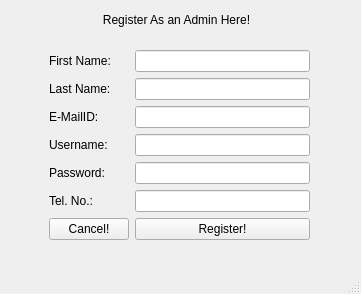
<?xml version="1.0" encoding="UTF-8"?>
<ui version="4.0">
 <class>RegisterWindow</class>
 <widget class="QMainWindow" name="RegisterWindow">
  <property name="geometry">
   <rect>
    <x>0</x>
    <y>0</y>
    <width>361</width>
    <height>294</height>
   </rect>
  </property>
  <property name="windowTitle">
   <string>Register As Admin!</string>
  </property>
  <widget class="QWidget" name="centralwidget">
   <widget class="QWidget" name="formLayoutWidget">
    <property name="geometry">
     <rect>
      <x>49</x>
      <y>50</y>
      <width>261</width>
      <height>201</height>
     </rect>
    </property>
    <layout class="QFormLayout" name="formLayout">
     <item row="1" column="0">
      <widget class="QLabel" name="label_2">
       <property name="text">
        <string>First Name: </string>
       </property>
      </widget>
     </item>
     <item row="1" column="1">
      <widget class="QLineEdit" name="FName"/>
     </item>
     <item row="2" column="0">
      <widget class="QLabel" name="label_3">
       <property name="text">
        <string>Last Name: </string>
       </property>
      </widget>
     </item>
     <item row="2" column="1">
      <widget class="QLineEdit" name="LName"/>
     </item>
     <item row="3" column="0">
      <widget class="QLabel" name="label_4">
       <property name="text">
        <string>E-MailID:</string>
       </property>
      </widget>
     </item>
     <item row="3" column="1">
      <widget class="QLineEdit" name="EMail"/>
     </item>
     <item row="4" column="0">
      <widget class="QLabel" name="label_5">
       <property name="text">
        <string>Username:</string>
       </property>
      </widget>
     </item>
     <item row="4" column="1">
      <widget class="QLineEdit" name="Username"/>
     </item>
     <item row="5" column="0">
      <widget class="QLabel" name="label_6">
       <property name="text">
        <string>Password: </string>
       </property>
      </widget>
     </item>
     <item row="5" column="1">
      <widget class="QLineEdit" name="Password"/>
     </item>
     <item row="6" column="0">
      <widget class="QLabel" name="label_7">
       <property name="text">
        <string>Tel. No.: </string>
       </property>
      </widget>
     </item>
     <item row="6" column="1">
      <widget class="QLineEdit" name="Telno"/>
     </item>
     <item row="7" column="1">
      <widget class="QPushButton" name="registerButton">
       <property name="text">
        <string>Register!</string>
       </property>
      </widget>
     </item>
     <item row="7" column="0">
      <widget class="QPushButton" name="cancelButton">
       <property name="text">
        <string>Cancel!</string>
       </property>
      </widget>
     </item>
    </layout>
   </widget>
   <widget class="QLabel" name="label">
    <property name="geometry">
     <rect>
      <x>76</x>
      <y>10</y>
      <width>201</width>
      <height>20</height>
     </rect>
    </property>
    <property name="text">
     <string>Register As an Admin Here!</string>
    </property>
    <property name="alignment">
     <set>Qt::AlignCenter</set>
    </property>
   </widget>
  </widget>
  <widget class="QStatusBar" name="statusbar"/>
 </widget>
 <resources/>
 <connections/>
</ui>
